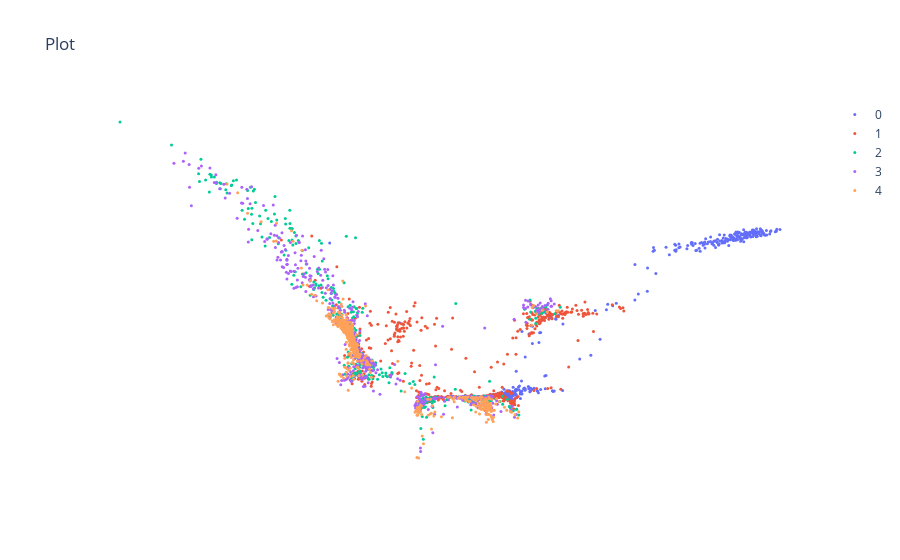

Source (notebook cell):
### Code cell
proc = Procrustes()
z1, z2, disp = proc.fit_transform(data['phate'], zc)
scatter(z2, data['colors'], s=3, white_bkgrnd=True, ticks=False, rescale=True).show()

### Figure 1 — Plotly figure (JSON) as saved in the notebook; plotly's stock layout.template omitted (floating-point values rounded to 4 significant figures; data arrays with more than 128 entries replaced by an {"elided": "..."} marker saying what was removed)
{"data": [{"marker": {"color": 0, "colorscale": [[0, "#440154"], [0.1111, "#482878"], [0.2222, "#3e4989"], [0.3333, "#31688e"], [0.4444, "#26828e"], [0.5556, "#1f9e89"], [0.6667, "#35b779"], [0.7778, "#6ece58"], [0.8889, "#b5de2b"], [1, "#fde725"]], "opacity": 1, "size": 3}, "mode": "markers", "name": "0", "type": "scatter", "x": {"elided": "419 float values"}, "y": {"elided": "419 float values"}}, {"marker": {"color": 1, "opacity": 1, "size": 3}, "mode": "markers", "name": "1", "type": "scatter", "x": {"elided": "758 float values"}, "y": {"elided": "758 float values"}}, {"marker": {"color": 2, "opacity": 1, "size": 3}, "mode": "markers", "name": "2", "type": "scatter", "x": {"elided": "598 float values"}, "y": {"elided": "598 float values"}}, {"marker": {"color": 3, "opacity": 1, "size": 3}, "mode": "markers", "name": "3", "type": "scatter", "x": {"elided": "652 float values"}, "y": {"elided": "652 float values"}}, {"marker": {"color": 4, "opacity": 1, "size": 3}, "mode": "markers", "name": "4", "type": "scatter", "x": {"elided": "573 float values"}, "y": {"elided": "573 float values"}}], "layout": {"paper_bgcolor": "white", "plot_bgcolor": "white", "scene": {"xaxis": {"title": {"text": "X"}}, "yaxis": {"title": {"text": "Y"}}}, "showlegend": true, "title": {"text": "Plot"}, "xaxis": {"showgrid": false, "showline": false, "showticklabels": false, "ticks": "", "zeroline": false}, "yaxis": {"showgrid": false, "showline": false, "showticklabels": false, "ticks": "", "zeroline": false}}}
